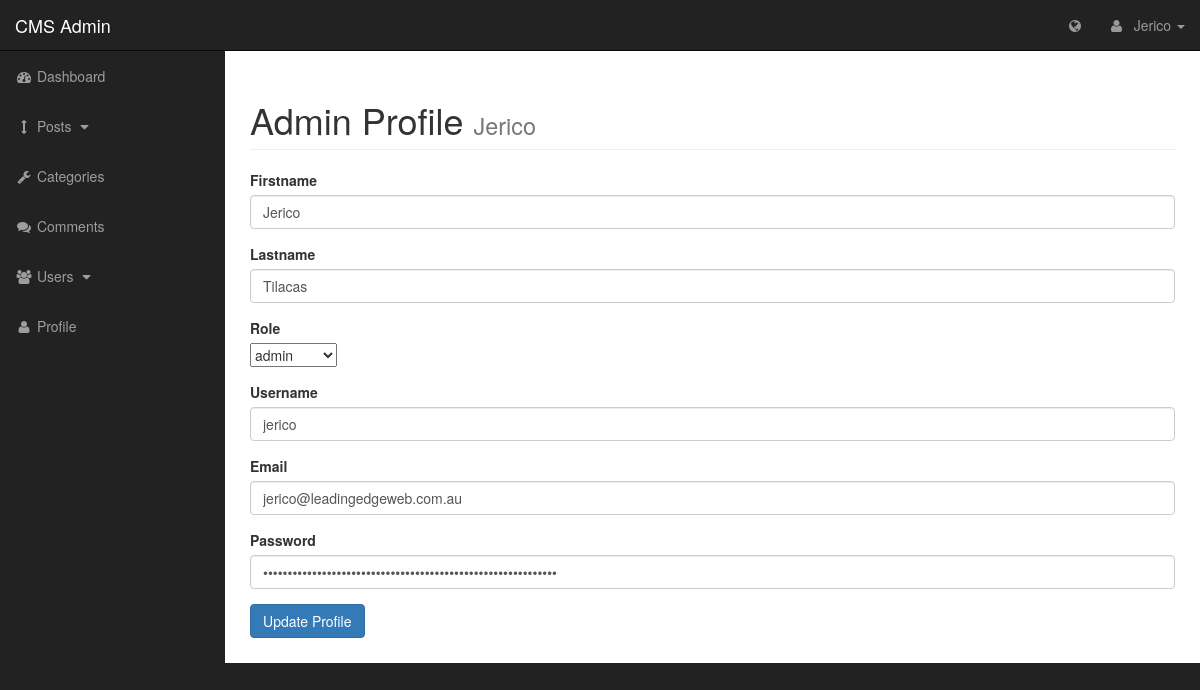
/admin/profile.php (signed in), run on the app's committed database.
### tables this page shows
CREATE TABLE IF NOT EXISTS `users` (
  `user_id` int(3) NOT NULL AUTO_INCREMENT,
  `username` varchar(255) NOT NULL,
  `user_firstname` varchar(255) NOT NULL,
  `user_lastname` varchar(255) NOT NULL,
  `user_email` varchar(255) NOT NULL,
  `user_password` varchar(255) NOT NULL,
  `user_image` text NOT NULL,
  `user_role` varchar(255) NOT NULL,
  `randSalt` varchar(255) NOT NULL DEFAULT '$2y$10$iusesomecrazystrings22',
  PRIMARY KEY (`user_id`)
);

### admin/profile.php (the view, shortened to what this page needs)
<?php include "includes/admin_header.php"; ?>
<?php
if(isset($_SESSION['username'])){
    $username = $_SESSION['username'];
    $query = "SELECT * FROM users WHERE username = '{$username}' ";
    $select_profile_query = mysqli_query($connection, $query);
    while ($row = mysqli_fetch_array($select_profile_query)){
        $username = $row['username'];
        $user_firstname = $row['user_firstname'];
        $user_lastname = $row['user_lastname'];
        $user_email = $row['user_email'];
        $user_password = $row['user_password'];
        $user_role = $row['user_role'];
    }
}
?>
<div id="wrapper">
    <?php include "includes/admin_navigation.php"; ?>
    <div id="page-wrapper">
        <div class="container-fluid">
            <div class="row">
                <div class="col-lg-12">
                    <h1 class="page-header">
                        Admin Profile
                        <small><?php echo $_SESSION['user_firstname']; ?></small>
                    </h1>
                    <form action="" method="post" enctype="multipart/form-data">
                        <div class="form-group">
                            <label for="firstname">Firstname</label>
                            <input value="<?php echo $user_firstname; ?>" type="text" class="form-control" name="user_firstname">
                        </div>
                        <div class="form-group">
                            <label for="lastname">Lastname</label>
                            <input value="<?php echo $user_lastname; ?>" type="text" class="form-control" name="user_lastname">
                        </div>
                        <div class="form-group">
                            <label for="role">Role</label></br>
                            <select name="user_role" id="">
                                <option value="subscriber"><?php echo $user_role; ?></option>
                            </select>
                        </div>
                        <div class="form-group">
                            <label for="username">Username</label>
                            <input value="<?php echo $username; ?>" type="text" class="form-control" name="username">
                        </div>
                        <div class="form-group">
                            <label for="email">Email</label>
                            <input value="<?php echo $user_email; ?>" type="email" class="form-control" name="user_email">
                        </div>
                        <div class="form-group">
                            <label for="password">Password</label>
                            <input value="<?php echo $user_password; ?>" type="password" class="form-control" name="user_password">
                        </div>
                        <div class="form-group">
                            <input class="btn btn-primary" type="submit" name="update_user" value="Update Profile">
                        </div>
                    </form>
                </div>
            </div>
        </div>
    </div>
<?php include "includes/admin_footer.php"; ?>

### admin/css/sb-admin.css (style rules this page uses)
body { margin-top: 100px; background-color: #222; }
@media (min-width:768px) { body { margin-top: 50px; } }
#wrapper { padding-left: 0; }
#page-wrapper { width: 100%; padding: 0; background-color: #fff; }
@media (min-width:768px) { #wrapper { padding-left: 225px; } }
@media (min-width:768px) { #page-wrapper { padding: 10px; } }

### data on the page
users: user_firstname "Jerico", user_lastname "Tilacas", user_role "admin", username "jerico", user_email "jerico@leadingedgeweb.com.au"

### other printed values
$_SESSION['user_firstname'] "Jerico"
